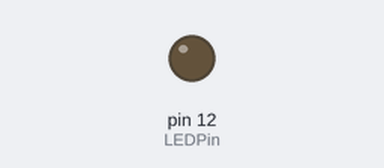
Bench run of a sketch on a simulated Arduino Uno, built with avr-gcc and run on an emulated ATmega328P. Parts: output pins drawn as LEDs (lit = HIGH). The modem accepts every AT command (registered, SIM ready, sends succeed) and sends nothing else.

Above: at 3.9 s.
At 8.9 s:
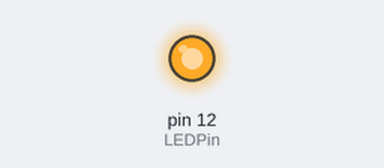
Timing chart, 0 to 14.4 s (numbered marks = the images above):
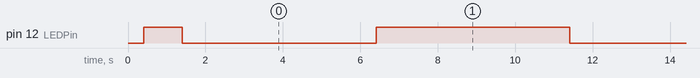

The sketch:

StrippedTest_NoSerial.ino
```cpp
#include <SoftwareSerial.h>

#define LEDPin 12
#define rxPin 9
#define txPin 10

SoftwareSerial loraSerial(rxPin,txPin);

boolean on;

void setup()
{
  loraSerial.begin(115200);

  loraSerial.print("AT+FACTORY\r\n");
  delay(100);   //wait for module to respond

  loraSerial.print("AT+BAND=915000000\r\n");
  delay(100);   //wait for module to respond

  loraSerial.print("AT+ADDRESS=0\r\n");   //needs to be unique
  delay(100);   //wait for module to respond

  loraSerial.print("AT+NETWORKID=0\r\n");   //needs to be same for receiver and transmitter
  delay(100);   //wait for module to respond

  pinMode(LEDPin, OUTPUT);
  on = false;

  digitalWrite(LEDPin, HIGH);
  delay(1000);
  digitalWrite(LEDPin, LOW);
}

void loop()
{
    loraSerial.print("AT+SEND=1,16,RRRRRRRRRRRRRRRR\r\n");

    if(on)
    {
      digitalWrite(LEDPin, HIGH);
    }
    else
    {
      digitalWrite(LEDPin, LOW);
    }
    on = !on;

    delay(5000);
}
```

Measured:
- by itself, pin 12 (LEDPin): alternates HIGH for 5.0 s and LOW for 5.0 s
